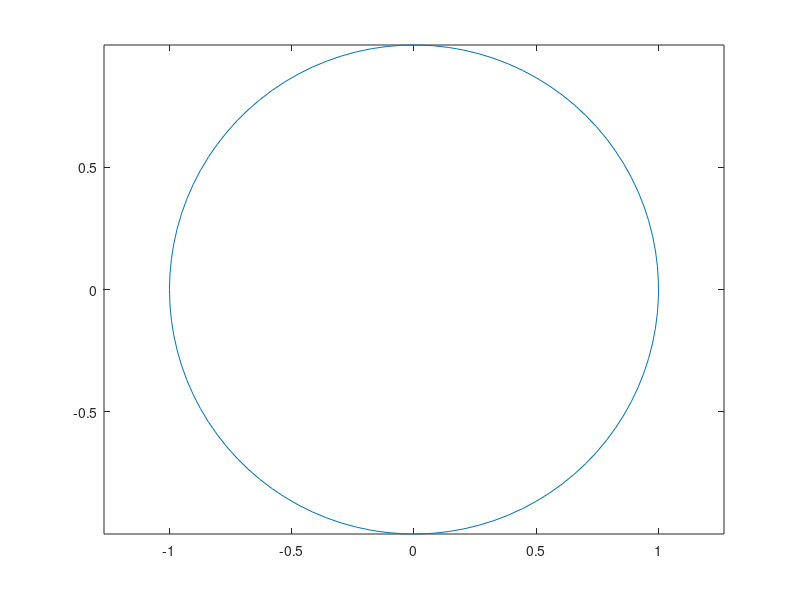

This figure's MATLAB source: (Note: this script raises an error after producing the figure.)
theta = linspace(-pi,pi);
xc = cos(theta);
yc = -sin(theta);
plot(xc,yc);
axis equal
xt = [-1 0 1 -1];
yt = [0 0 0 0];
hold on
t = area(xt,yt); % initial flat triangle
hold off
for j = 1:length(theta)-10
    xt(2) = xc(j); % determine new vertex value
    yt(2) = yc(j); 
    t.XData = xt; % update data properties 
    t.YData = yt;
    drawnow; %limitrate % display updates
end